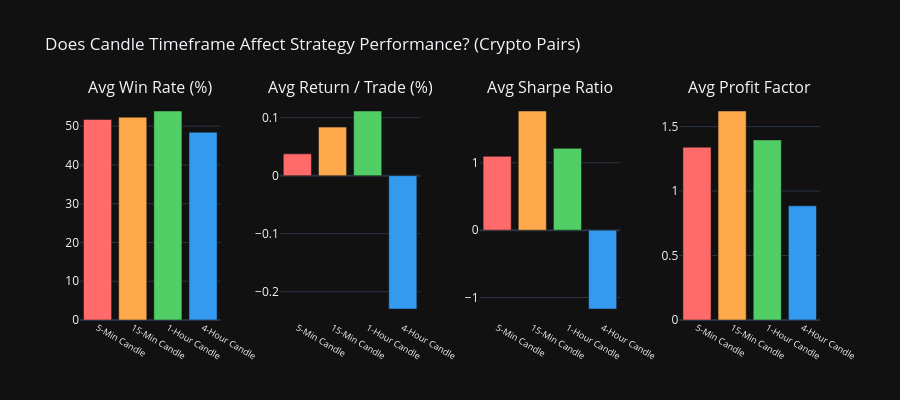

The notebook cell saved with this chart:
### Code cell
# Visual: Grouped bar chart of key metrics by timeframe
fig = make_subplots(
    rows=1, cols=4,
    subplot_titles=('Avg Win Rate (%)', 'Avg Return / Trade (%)', 'Avg Sharpe Ratio', 'Avg Profit Factor'),
    horizontal_spacing=0.08
)

tf_labels = tf_summary.index.tolist()
colors = ['#FF6B6B', '#FFA94D', '#51CF66', '#339AF0']

fig.add_trace(go.Bar(x=tf_labels, y=tf_summary['Avg_Win_Rate'].tolist(), marker_color=colors, showlegend=False), row=1, col=1)
fig.add_trace(go.Bar(x=tf_labels, y=tf_summary['Avg_Return'].tolist(), marker_color=colors, showlegend=False), row=1, col=2)
fig.add_trace(go.Bar(x=tf_labels, y=tf_summary['Avg_Sharpe'].tolist(), marker_color=colors, showlegend=False), row=1, col=3)
fig.add_trace(go.Bar(x=tf_labels, y=tf_summary['Avg_Profit_Factor'].tolist(), marker_color=colors, showlegend=False), row=1, col=4)

fig.update_layout(
    height=400, template='plotly_dark',
    title_text='Does Candle Timeframe Affect Strategy Performance? (Crypto Pairs)',
)
fig.update_xaxes(tickangle=30, tickfont_size=9)
fig.show()

### Figure 1 — Plotly figure (JSON) as saved in the notebook; plotly's stock layout.template omitted (floating-point values rounded to 4 significant figures)
{"data": [{"marker": {"color": ["#FF6B6B", "#FFA94D", "#51CF66", "#339AF0"]}, "showlegend": false, "type": "bar", "x": ["5-Min Candle", "15-Min Candle", "1-Hour Candle", "4-Hour Candle"], "xaxis": "x", "y": [51.74, 52.31, 53.91, 48.43], "yaxis": "y"}, {"marker": {"color": ["#FF6B6B", "#FFA94D", "#51CF66", "#339AF0"]}, "showlegend": false, "type": "bar", "x": ["5-Min Candle", "15-Min Candle", "1-Hour Candle", "4-Hour Candle"], "xaxis": "x2", "y": [0.0376, 0.0837, 0.1115, -0.2299], "yaxis": "y2"}, {"marker": {"color": ["#FF6B6B", "#FFA94D", "#51CF66", "#339AF0"]}, "showlegend": false, "type": "bar", "x": ["5-Min Candle", "15-Min Candle", "1-Hour Candle", "4-Hour Candle"], "xaxis": "x3", "y": [1.096, 1.769, 1.214, -1.171], "yaxis": "y3"}, {"marker": {"color": ["#FF6B6B", "#FFA94D", "#51CF66", "#339AF0"]}, "showlegend": false, "type": "bar", "x": ["5-Min Candle", "15-Min Candle", "1-Hour Candle", "4-Hour Candle"], "xaxis": "x4", "y": [1.34, 1.621, 1.397, 0.8859], "yaxis": "y4"}], "layout": {"annotations": [{"font": {"size": 16}, "showarrow": false, "text": "Avg Win Rate (%)", "x": 0.095, "xanchor": "center", "xref": "paper", "y": 1, "yanchor": "bottom", "yref": "paper"}, {"font": {"size": 16}, "showarrow": false, "text": "Avg Return / Trade (%)", "x": 0.365, "xanchor": "center", "xref": "paper", "y": 1, "yanchor": "bottom", "yref": "paper"}, {"font": {"size": 16}, "showarrow": false, "text": "Avg Sharpe Ratio", "x": 0.635, "xanchor": "center", "xref": "paper", "y": 1, "yanchor": "bottom", "yref": "paper"}, {"font": {"size": 16}, "showarrow": false, "text": "Avg Profit Factor", "x": 0.905, "xanchor": "center", "xref": "paper", "y": 1, "yanchor": "bottom", "yref": "paper"}], "height": 400, "title": {"text": "Does Candle Timeframe Affect Strategy Performance? (Crypto Pairs)"}, "xaxis": {"anchor": "y", "domain": [0, 0.19], "tickangle": 30, "tickfont": {"size": 9}}, "xaxis2": {"anchor": "y2", "domain": [0.27, 0.46], "tickangle": 30, "tickfont": {"size": 9}}, "xaxis3": {"anchor": "y3", "domain": [0.54, 0.73], "tickangle": 30, "tickfont": {"size": 9}}, "xaxis4": {"anchor": "y4", "domain": [0.81, 1], "tickangle": 30, "tickfont": {"size": 9}}, "yaxis": {"anchor": "x", "domain": [0, 1]}, "yaxis2": {"anchor": "x2", "domain": [0, 1]}, "yaxis3": {"anchor": "x3", "domain": [0, 1]}, "yaxis4": {"anchor": "x4", "domain": [0, 1]}}}
